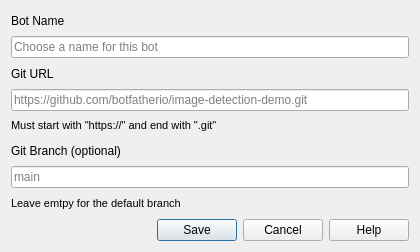
<?xml version="1.0" encoding="UTF-8"?>
<ui version="4.0">
 <class>ScriptManagerDialog</class>
 <widget class="QDialog" name="ScriptManagerDialog">
  <property name="geometry">
   <rect>
    <x>0</x>
    <y>0</y>
    <width>420</width>
    <height>252</height>
   </rect>
  </property>
  <property name="windowTitle">
   <string>Clone a bot script</string>
  </property>
  <property name="windowIcon">
   <iconset resource="../../res/botfather.qrc">
    <normaloff>:/logo_v2.png</normaloff>:/logo_v2.png</iconset>
  </property>
  <layout class="QVBoxLayout" name="verticalLayout">
   <item>
    <widget class="QLabel" name="bot_name_label">
     <property name="text">
      <string>Bot Name</string>
     </property>
    </widget>
   </item>
   <item>
    <widget class="QLineEdit" name="bot_name_line_edit">
     <property name="placeholderText">
      <string>Choose a name for this bot</string>
     </property>
    </widget>
   </item>
   <item>
    <widget class="QLabel" name="git_url_label">
     <property name="text">
      <string>Git URL</string>
     </property>
    </widget>
   </item>
   <item>
    <widget class="QLineEdit" name="git_url_line_edit">
     <property name="placeholderText">
      <string>https://github.com/botfatherio/image-detection-demo.git</string>
     </property>
    </widget>
   </item>
   <item>
    <widget class="QLabel" name="label">
     <property name="text">
      <string>&lt;html&gt;&lt;head/&gt;&lt;body&gt;&lt;p&gt;&lt;span style=&quot; font-size:8pt;&quot;&gt;Must start with &amp;quot;https://&amp;quot; and end with &amp;quot;.git&amp;quot;&lt;/span&gt;&lt;/p&gt;&lt;/body&gt;&lt;/html&gt;</string>
     </property>
    </widget>
   </item>
   <item>
    <widget class="QLabel" name="label_2">
     <property name="text">
      <string>Git Branch (optional)</string>
     </property>
    </widget>
   </item>
   <item>
    <widget class="QLineEdit" name="git_branch_line_edit">
     <property name="placeholderText">
      <string>main</string>
     </property>
    </widget>
   </item>
   <item>
    <widget class="QLabel" name="label_3">
     <property name="text">
      <string>&lt;html&gt;&lt;head/&gt;&lt;body&gt;&lt;p&gt;&lt;span style=&quot; font-size:8pt;&quot;&gt;Leave emtpy for the default branch&lt;/span&gt;&lt;/p&gt;&lt;/body&gt;&lt;/html&gt;</string>
     </property>
    </widget>
   </item>
   <item>
    <widget class="QDialogButtonBox" name="button_box">
     <property name="enabled">
      <bool>true</bool>
     </property>
     <property name="standardButtons">
      <set>QDialogButtonBox::StandardButton::Cancel|QDialogButtonBox::StandardButton::Help|QDialogButtonBox::StandardButton::Save</set>
     </property>
     <property name="centerButtons">
      <bool>false</bool>
     </property>
    </widget>
   </item>
  </layout>
 </widget>
 <layoutdefault spacing="6" margin="11"/>
 <resources>
  <include location="../../res/botfather.qrc"/>
 </resources>
 <connections/>
</ui>
